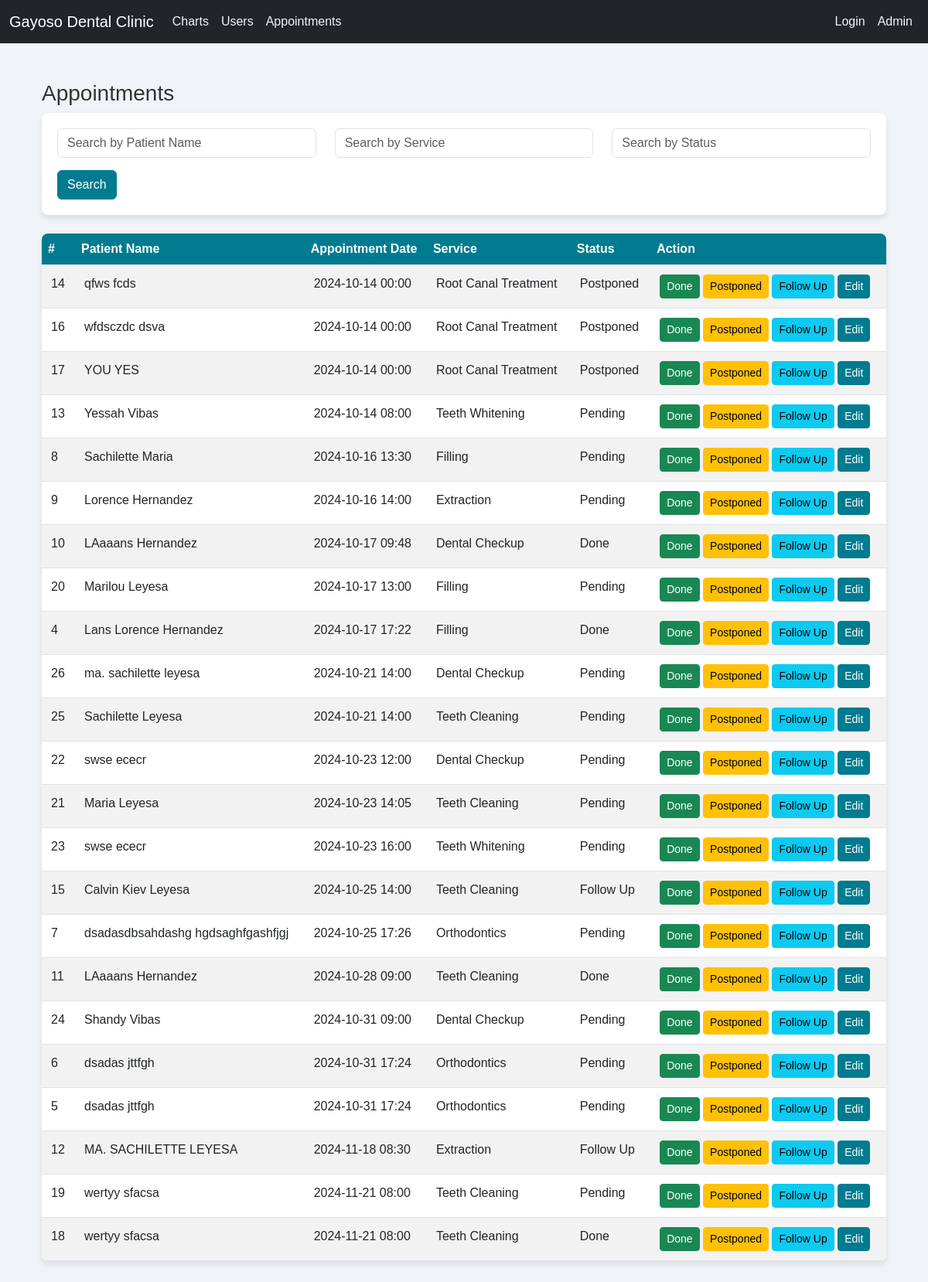
The app's page /admin/manage_appointments.php (signed in) with its own data.
### tables this page shows
CREATE TABLE `appointments` (
  `appointment_id` int(11) NOT NULL,
  `patient_id` int(11) DEFAULT NULL,
  `appointment_date` datetime DEFAULT NULL,
  `created_at` datetime DEFAULT current_timestamp(),
  `service_id` int(11) DEFAULT NULL,
  `status` varchar(20) NOT NULL DEFAULT 'Pending'
);

CREATE TABLE `patients` (
  `patient_id` int(11) NOT NULL,
  `first_name` varchar(50) NOT NULL,
  `last_name` varchar(50) NOT NULL,
  `email` varchar(100) DEFAULT NULL,
  `phone` varchar(15) DEFAULT NULL,
  `created_at` datetime DEFAULT current_timestamp()
);

CREATE TABLE `services` (
  `service_id` int(11) NOT NULL,
  `service_name` varchar(255) NOT NULL
);

### admin/manage_appointments.php (the view, shortened to what this page needs)
<?php
require_once '../config/db_config.php';
$search_patient = isset($_POST['search_patient']) ? trim($_POST['search_patient']) : '';
$search_service = isset($_POST['search_service']) ? trim($_POST['search_service']) : '';
$search_status = isset($_POST['search_status']) ? trim($_POST['search_status']) : '';
$sql = "SELECT a.appointment_id, p.first_name, p.last_name, a.appointment_date, s.service_name, a.status
        FROM appointments a
        JOIN patients p ON a.patient_id = p.patient_id
        JOIN services s ON a.service_id = s.service_id
        WHERE 1=1";
$sql .= " ORDER BY a.appointment_date ASC";
$query = $conn->prepare($sql);
$query->execute();
$appointments = $query->fetchAll(PDO::FETCH_ASSOC);
?>
<!DOCTYPE html>
<html lang="en">
<head>
    <link href="https://cdn.jsdelivr.net/npm/bootstrap@5.3.0/dist/css/bootstrap.min.css" rel="stylesheet">
    <link href="../assets/css/style.css" rel="stylesheet">
</head>
<body>
    <?php include '../admin/includes/header.php'; ?>
    <div class="container mt-5">
        <h3>Appointments</h3>
        <form method="POST" class="mb-4">
            <div class="row">
                <div class="col-md-4">
                    <input type="text" name="search_patient" class="form-control" placeholder="Search by Patient Name" value="<?php echo htmlspecialchars($search_patient); ?>">
                </div>
                <div class="col-md-4">
                    <input type="text" name="search_service" class="form-control" placeholder="Search by Service" value="<?php echo htmlspecialchars($search_service); ?>">
                </div>
                <div class="col-md-4">
                    <input type="text" name="search_status" class="form-control" placeholder="Search by Status" value="<?php echo htmlspecialchars($search_status); ?>">
                </div>
            </div>
            <button type="submit" class="btn btn-primary mt-3">Search</button>
        </form>
        <table class="table table-striped">
            <thead>
                <tr>
                    <th>#</th>
                    <th>Patient Name</th>
                    <th>Appointment Date</th>
                    <th>Service</th>
                    <th>Status</th>
                    <th>Action</th>
                </tr>
            </thead>
            <tbody>
            <?php
            if (count($appointments) > 0) {
                foreach ($appointments as $row) {
                    echo "<tr>
                        <td>" . htmlspecialchars($row['appointment_id']) . "</td>
                        <td>" . htmlspecialchars($row['first_name'] . " " . $row['last_name']) . "</td>
                        <td>" . date('Y-m-d H:i', strtotime($row['appointment_date'])) . "</td>
                        <td>" . htmlspecialchars($row['service_name']) . "</td>
                        <td>" . htmlspecialchars($row['status']) . "</td>
                        <td>
                            <a href=\"mark_done.php?id=" . htmlspecialchars($row['appointment_id']) . "\" class=\"btn btn-success btn-sm\">Done</a>
                            <a href=\"mark_postponed.php?id=" . htmlspecialchars($row['appointment_id']) . "\" class=\"btn btn-warning btn-sm\">Postponed</a>
                            <a href=\"mark_followup.php?id=" . htmlspecialchars($row['appointment_id']) . "\" class=\"btn btn-info btn-sm\">Follow Up</a>
                            <a href=\"edit_appointment.php?id=" . htmlspecialchars($row['appointment_id']) . "\" class=\"btn btn-primary btn-sm\">Edit</a>
                            </td>
                    </tr>";
                }
            } else {
                echo "<tr><td colspan='6' class='text-center'>No appointments found</td></tr>";
            }
            ?>
            </tbody>
        </table>
    </div>
</body>
</html>

### assets/css/style.css (style rules this page uses)
body { background-color: #f0f4f8; color: #333; font-family: 'Arial', sans-serif; margin-bottom: 50px; }
form { background-color: #ffffff; padding: 20px; border-radius: 8px; box-shadow: 0px 4px 8px rgba(0, 0, 0, 0.1); }
.btn-primary { background-color: #007b8f; border-color: #007b8f; transition: background-color 0.3s; }
.table { background-color: #fff; border-radius: 8px; overflow: hidden; box-shadow: 0px 4px 8px rgba(0, 0, 0, 0.1); }
.table th { background-color: #007b8f; color: #fff; }
.table td { padding: 12px; }
* { transition: all 0.3s ease-in-out; }

### records on screen
appointments: appointment_id "14", patient.last_name "qfws fcds", appointment_date "2024-10-14 00:00", service.service_name "Root Canal Treatment", status "Postponed"
appointments: appointment_id "16", patient.last_name "wfdsczdc dsva", appointment_date "2024-10-14 00:00", service.service_name "Root Canal Treatment", status "Postponed"
appointments: appointment_id "17", patient.last_name "YOU YES", appointment_date "2024-10-14 00:00", service.service_name "Root Canal Treatment", status "Postponed"
appointments: appointment_id "13", patient.last_name "Yessah Vibas", appointment_date "2024-10-14 08:00", service.service_name "Teeth Whitening", status "Pending"
appointments: appointment_id "8", patient.last_name "Sachilette Maria", appointment_date "2024-10-16 13:30", service.service_name "Filling", status "Pending"
appointments: appointment_id "9", patient.last_name "Lorence Hernandez", appointment_date "2024-10-16 14:00", service.service_name "Extraction", status "Pending"
appointments: appointment_id "10", patient.last_name "LAaaans Hernandez", appointment_date "2024-10-17 09:48", service.service_name "Dental Checkup", status "Done"
appointments: appointment_id "20", patient.last_name "Marilou Leyesa", appointment_date "2024-10-17 13:00", service.service_name "Filling", status "Pending"
appointments: appointment_id "4", patient.last_name "Lans Lorence Hernandez", appointment_date "2024-10-17 17:22", service.service_name "Filling", status "Done"
appointments: appointment_id "26", patient.last_name "ma. sachilette leyesa", appointment_date "2024-10-21 14:00", service.service_name "Dental Checkup", status "Pending"
appointments: appointment_id "25", patient.last_name "Sachilette Leyesa", appointment_date "2024-10-21 14:00", service.service_name "Teeth Cleaning", status "Pending"
appointments: appointment_id "22", patient.last_name "swse ececr", appointment_date "2024-10-23 12:00", service.service_name "Dental Checkup", status "Pending"
appointments: appointment_id "21", patient.last_name "Maria Leyesa", appointment_date "2024-10-23 14:05", service.service_name "Teeth Cleaning", status "Pending"
appointments: appointment_id "23", patient.last_name "swse ececr", appointment_date "2024-10-23 16:00", service.service_name "Teeth Whitening", status "Pending"
appointments: appointment_id "15", patient.last_name "Calvin Kiev Leyesa", appointment_date "2024-10-25 14:00", service.service_name "Teeth Cleaning", status "Follow Up"
appointments: appointment_id "7", patient.last_name "dsadasdbsahdashg hgdsaghfgashfjgj", appointment_date "2024-10-25 17:26", service.service_name "Orthodontics", status "Pending"
appointments: appointment_id "11", patient.last_name "LAaaans Hernandez", appointment_date "2024-10-28 09:00", service.service_name "Teeth Cleaning", status "Done"
appointments: appointment_id "24", patient.last_name "Shandy Vibas", appointment_date "2024-10-31 09:00", service.service_name "Dental Checkup", status "Pending"
appointments: appointment_id "6", patient.last_name "dsadas jttfgh", appointment_date "2024-10-31 17:24", service.service_name "Orthodontics", status "Pending"
appointments: appointment_id "5", patient.last_name "dsadas jttfgh", appointment_date "2024-10-31 17:24", service.service_name "Orthodontics", status "Pending"
appointments: appointment_id "12", patient.last_name "MA. SACHILETTE LEYESA", appointment_date "2024-11-18 08:30", service.service_name "Extraction", status "Follow Up"
appointments: appointment_id "19", patient.last_name "wertyy sfacsa", appointment_date "2024-11-21 08:00", service.service_name "Teeth Cleaning", status "Pending"
appointments: appointment_id "18", patient.last_name "wertyy sfacsa", appointment_date "2024-11-21 08:00", service.service_name "Teeth Cleaning", status "Done"
